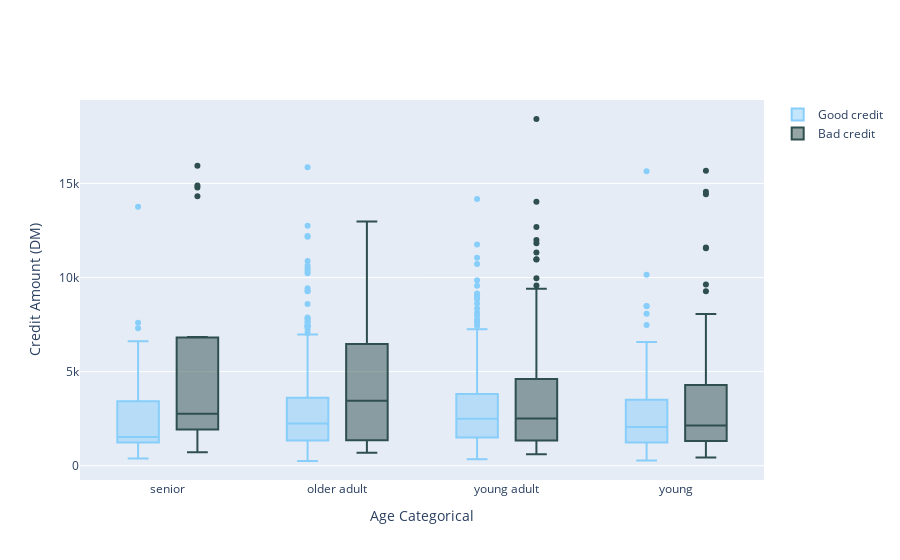

This figure's notebook cell:
### Code cell
df_good = df_credit[df_credit['credit_risk'] == 'good']
df_bad = df_credit[df_credit['credit_risk'] == 'bad']

trace0 = go.Box(
    y=df_good["amount_num"],
    x=df_good["age"],
    name='Good credit',
    marker=dict(
        color='LightSkyBlue'
    )
)

trace1 = go.Box(
    y=df_bad['amount_num'],
    x=df_bad['age'],
    name='Bad credit',
    marker=dict(
        color='DarkSlateGrey'
    )
)
    
data = [trace0, trace1]

layout = go.Layout(
    yaxis=dict(
        title='Credit Amount (DM)',
        zeroline=False
    ),
    xaxis=dict(
        title='Age Categorical'
    ),
    boxmode='group'
)
fig = go.Figure(data=data, layout=layout)

py.iplot(fig, filename='box-age-cat')

### Figure 1 — Plotly figure (JSON) as saved in the notebook; plotly's stock layout.template omitted (floating-point values rounded to 4 significant figures; data arrays with more than 128 entries replaced by an {"elided": "..."} marker saying what was removed)
{"data": [{"marker": {"color": "LightSkyBlue"}, "name": "Good credit", "type": "box", "x": {"elided": "700 str values"}, "y": {"elided": "700 int values"}}, {"marker": {"color": "DarkSlateGrey"}, "name": "Bad credit", "type": "box", "x": {"elided": "300 str values"}, "y": {"elided": "300 int values"}}], "layout": {"boxmode": "group", "xaxis": {"title": {"text": "Age Categorical"}}, "yaxis": {"title": {"text": "Credit Amount (DM)"}, "zeroline": false}}}
